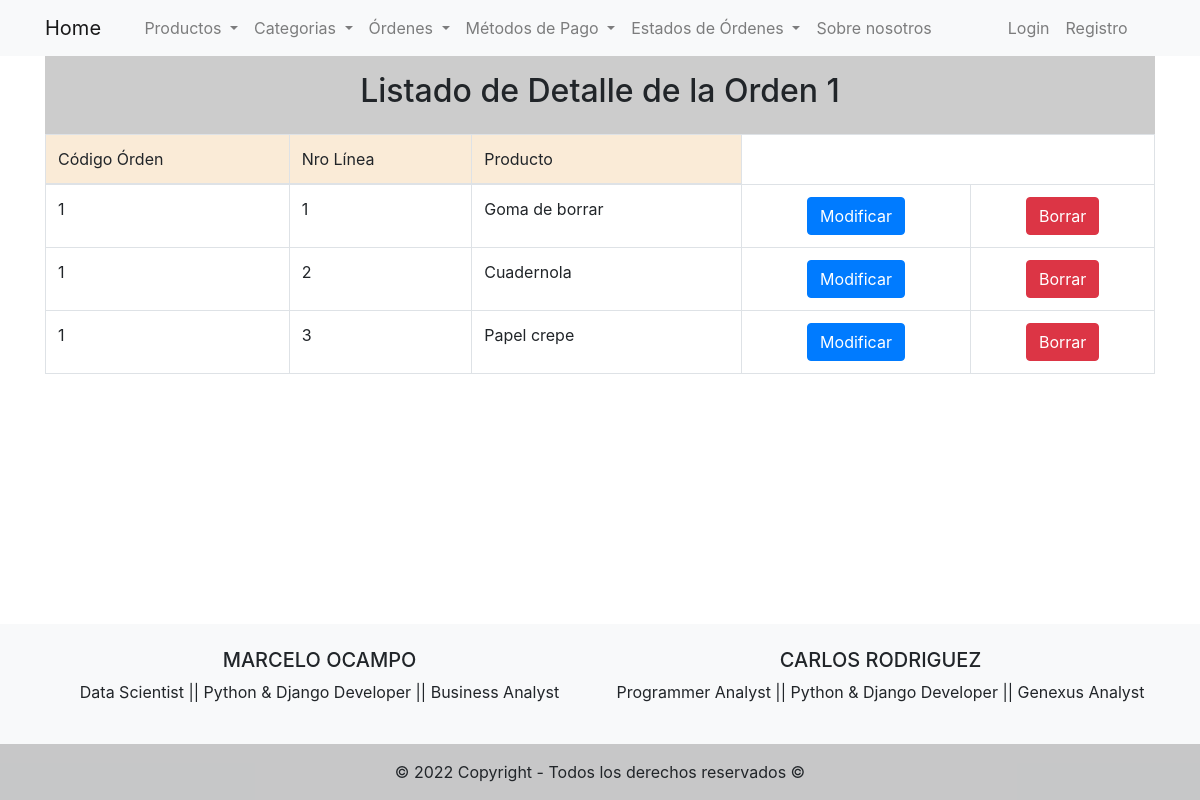
/orders/list-order-items/1/, run on the app's committed database.
### orders/models.py (models this page shows, shortened)
class OrderItems(models.Model):
    order_code = models.ForeignKey(Orders, on_delete= models.CASCADE)
    item_code = models.IntegerField()
    product_code = models.ForeignKey(Products, on_delete= models.CASCADE)

class Orders(models.Model):
    order_code = models.IntegerField(unique=True)
    order_price = models.FloatField()
    creation_time = models.DateTimeField(auto_now_add=True)
    payment_method_short = models.ForeignKey(PaymentMethod, on_delete= models.CASCADE)
    status = models.ForeignKey(OrderStatus, on_delete= models.CASCADE)
    client_name = models.CharField(max_length=100, blank= True)
    def __str__(self):
        return str(self.order_code)

### products/models.py (models this page shows)
class Products(models.Model):
    product_name = models.CharField(max_length=100)
    product_code = models.IntegerField(unique= True)
    category_code = models.ForeignKey(Categories, on_delete= models.CASCADE)
    product_price = models.FloatField()
    product_description = models.CharField(max_length=200)
    def __str__(self):
        return self.product_name

### orders/views.py (the view)
# urls.py: path('list-order-items/<int:order_code>/', list_order_items),
def list_order_items(request, order_code):
    order_items = OrderItems.objects.filter(order_code = order_code)
    context = {
            'order_code':order_code,
            'order_items':order_items,
    }
    return render(request,'orders/list_order_items.html',context=context)

### templates/orders/list_order_items.html (shortened to what this page needs)
{% extends 'base.html' %}
{% block content %}
  <div class="text-center p-3" style="background-color: rgba(0, 0, 0, 0.2);">
    {% if order_items %}
      <h2>Listado de Detalle de la Orden {{order_code}}</h2>
    {% else %}
      <h2>Listado de Detalle de Órdenes</h2>
    {% endif %}
  </div>
  {% if order_items %}
    <table class="table table-bordered">
      <thead style="background-color: antiquewhite;">
        <tr>
          <td>Código Órden</td>
          <td>Nro Línea</td>
          <td>Producto</td>
        </tr>
      </thead>
      <tbody>
        {% if order_items %}
          {% for order_item in order_items %}
            <tr>
              <td>{{order_item.order_code}}</td>
              <td>{{order_item.item_code}}</td>
              <td>{{order_item.product_code}}</td>
              <td> <center> <a href="/orders/update-order-items/{{order_item.id}}/" class="btn btn-primary">Modificar</a> </center> </td>
              <td> <center> <a href="/orders/delete-order-items/{{order_item.id}}/" class="btn btn-danger">Borrar</a> </center> </td>
            </tr>
          {% endfor %}
        {% else %}
          <h1>No hay registros de detalle para la presente orden</h1>
        {% endif %}
      </tbody>
    </table>
  {% endif %}
{% endblock %}

### templates/base.html (style rules this page uses)
html { width: 100%; height: 100%; margin: 0; }

### data on the page
OrderItems: order_code "1", item_code "1", product_code "Goma de borrar"
OrderItems: order_code "1", item_code "2", product_code "Cuadernola"
OrderItems: order_code "1", item_code "3", product_code "Papel crepe"

### other printed values
{{ order_code }} "1"
